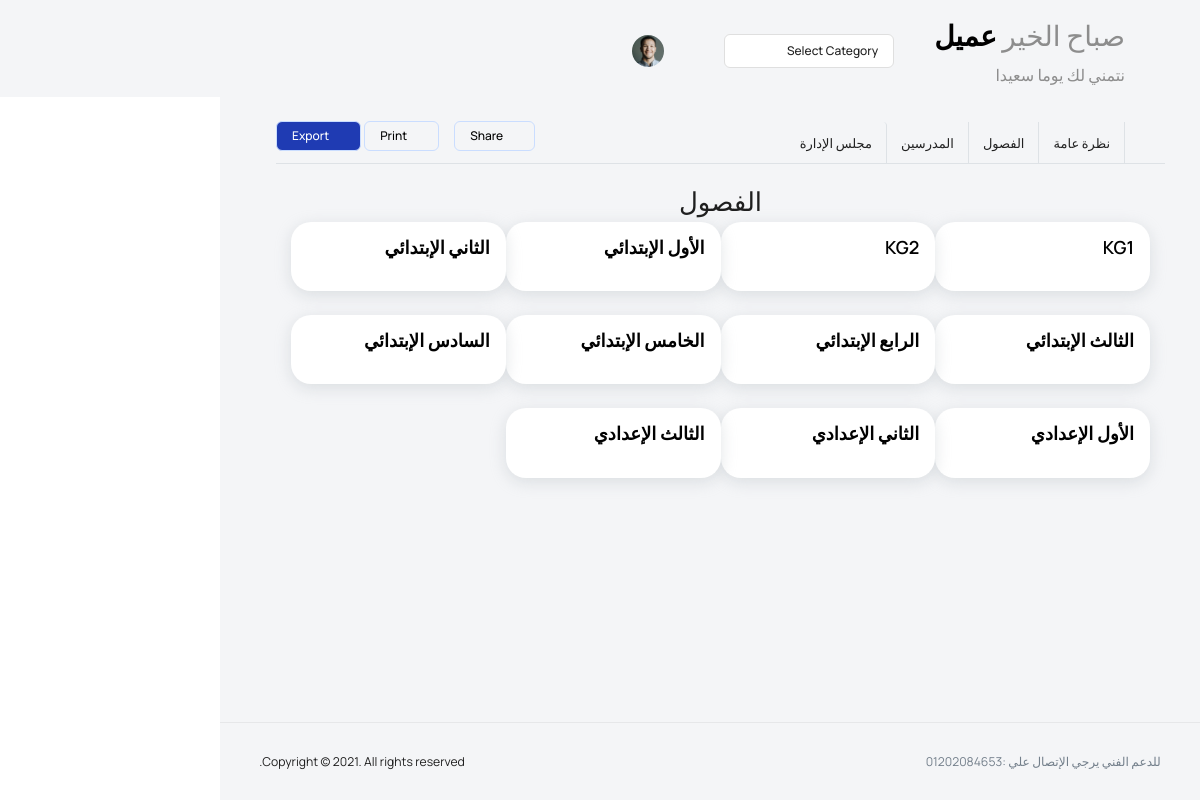
Page /a on the committed database.
### student/models.py (models this page shows, shortened)
class Level(models.Model):
    level=models.CharField(verbose_name=_('الصف'),max_length=20,choices=NAME_OF_CLASS,null=True,blank=True)
    typee=models.CharField(verbose_name=_('اللغة'),max_length=20,choices=TYPE,null=True,blank=True)

### student/views.py (the view)
# urls.py: path('a', post_list ),
def post_list(request):
    objects=Level.objects.all()
    return render(request,'classes.html',{"Level":objects})

### student/templates/classes.html (shortened to what this page needs)
{% extends 'base.html' %}
{% load static %}
{% block body %}
    <div class="tab-content ">
      <h2 class="card-title" style="text-align: center;">الفصول</h2>
      <div class="container ">
        <div class="row">
        {% for lev in Level  %}
        <div class="col-sm-3 grid-margin stretch-card card p-3 " >
              <h6 class="card-title"> {{lev.level}}  </h6>
        </div>
        {% endfor %}
    </div>
    </div>
    </div>
  {% endblock body %}

### templates/base.html (shortened to what this page needs)
{% load static %}
<!DOCTYPE html>
<html lang="ar" dir="rtl">
<head>
  <link rel="stylesheet" href="{% static 'vendors/feather/feather.css'%}">
  <link rel="stylesheet" href="{% static 'vendors/mdi/css/materialdesignicons.min.css'%}">
  <link rel="stylesheet" href="{% static 'vendors/ti-icons/css/themify-icons.css'%}">
  <link rel="stylesheet" href="{% static 'vendors/typicons/typicons.css'%}">
  <link rel="stylesheet" href="{% static 'vendors/simple-line-icons/css/simple-line-icons.css'%}">
  <link rel="stylesheet" href="{% static 'vendors/css/vendor.bundle.base.css'%}">
  <link rel="stylesheet" href="{% static 'vendors/datatables.net-bs4/dataTables.bootstrap4.css'%}">
  <link rel="stylesheet" href="{% static 'js/select.dataTables.min.css'%}">
  <link rel="stylesheet" href="{% static 'css/vertical-layout-light/style.css'%}">
</head>
<body>
  <div class="">
    <nav class="navbar default-layout col-lg-12 col-12 p-0 fixed-top d-flex align-items-top flex-row">
      <div class="navbar-menu-wrapper d-flex align-items-top">
        <ul class="navbar-nav">
          <li class="nav-item font-weight-semibold d-none d-lg-block ms-0">
            <h1 class="welcome-text">صباح الخير <span class="text-black fw-bold">  عميل</span></h1>
            <h3 class="welcome-sub-text">نتمني لك يوما سعيدا </h3>
          </li>
        </ul>
        <ul class="navbar-nav ms-auto">
          <li class="nav-item dropdown d-none d-lg-block">
            <a class="nav-link dropdown-bordered dropdown-toggle dropdown-toggle-split" id="messageDropdown" href="#" data-bs-toggle="dropdown" aria-expanded="false"> Select Category </a>
          </li>
          <li class="nav-item">
            <form class="search-form" action="#">
              <i class="icon-search"></i>
              <input type="search" class="form-control" placeholder="Search Here" title="Search here">
            </form>
          </li>
          <li class="nav-item dropdown d-none d-lg-block user-dropdown">
            <a class="nav-link" id="UserDropdown" href="#" data-bs-toggle="dropdown" aria-expanded="false">
              <img class="img-xs rounded-circle" src="{% static 'images/faces/face8.jpg'%}" alt="Profile image"> </a>
          </li>
        </ul>
      </div>
    </nav>
    <div class="container-fluid page-body-wrapper">
      <div class="main-panel">
        <div class="content-wrapper">
          <div class="row">
            <div class="col-sm-12">
              <div class="home-tab">
                <div class="d-sm-flex align-items-center justify-content-between border-bottom">
                  <ul class="nav nav-tabs" role="tablist">
                    <li class="nav-item">
                      <a class="nav-link  " id="home-tab" data-bs-toggle="tab" href="#overview" role="tab" aria-controls="overview" aria-selected="true">نظرة عامة</a>
                    </li>
                    <li class="nav-item">
                      <a class="nav-link" id="profile-tab"  href="{% url 'B' %}" role="tab" aria-selected="false">الفصول</a>
                    </li>
                    <li class="nav-item">
                      <a class="nav-link" id="contact-tab" data-bs-toggle="tab" href="#demographics" role="tab" aria-selected="false">المدرسين</a>
                    </li>
                    <li class="nav-item">
                      <a class="nav-link " id="more-tab" data-bs-toggle="tab" href="#more" role="tab" aria-selected="false">مجلس الإدارة</a>
                    </li>
                  </ul>
                  <div>
                    <div class="btn-wrapper">
                      <a href="#" class="btn btn-otline-dark align-items-center"><i class="icon-share"></i> Share</a>
                      <a href="#" class="btn btn-otline-dark"><i class="icon-printer"></i> Print</a>
                      <a href="#" class="btn btn-primary text-white me-0"><i class="icon-download"></i> Export</a>
                    </div>
                  </div>
                </div>
                {% block body %}
                {% endblock body%}
              </div>
            </div>
          </div>
        </div>
        <footer class="footer">
          <div class="d-sm-flex justify-content-center justify-content-sm-between">
            <span class="text-muted text-center text-sm-left d-block d-sm-inline-block">للدعم الفني يرجي الإتصال علي :01202084653</span>
            <span class="float-none float-sm-right d-block mt-1 mt-sm-0 text-center">Copyright © 2021. All rights reserved.</span>
          </div>
        </footer>
      </div>
    </div>
  </div>
</body>
</html>

### rows in the picture
Level: level "KG1"
Level: level "KG2"
Level: level "الأول الإبتدائي"
Level: level "الثاني الإبتدائي"
Level: level "الثالث الإبتدائي"
Level: level "الرابع الإبتدائي"
Level: level "الخامس الإبتدائي"
Level: level "السادس الإبتدائي"
Level: level "الأول الإعدادي"
Level: level "الثاني الإعدادي"
Level: level "الثالث الإعدادي"
